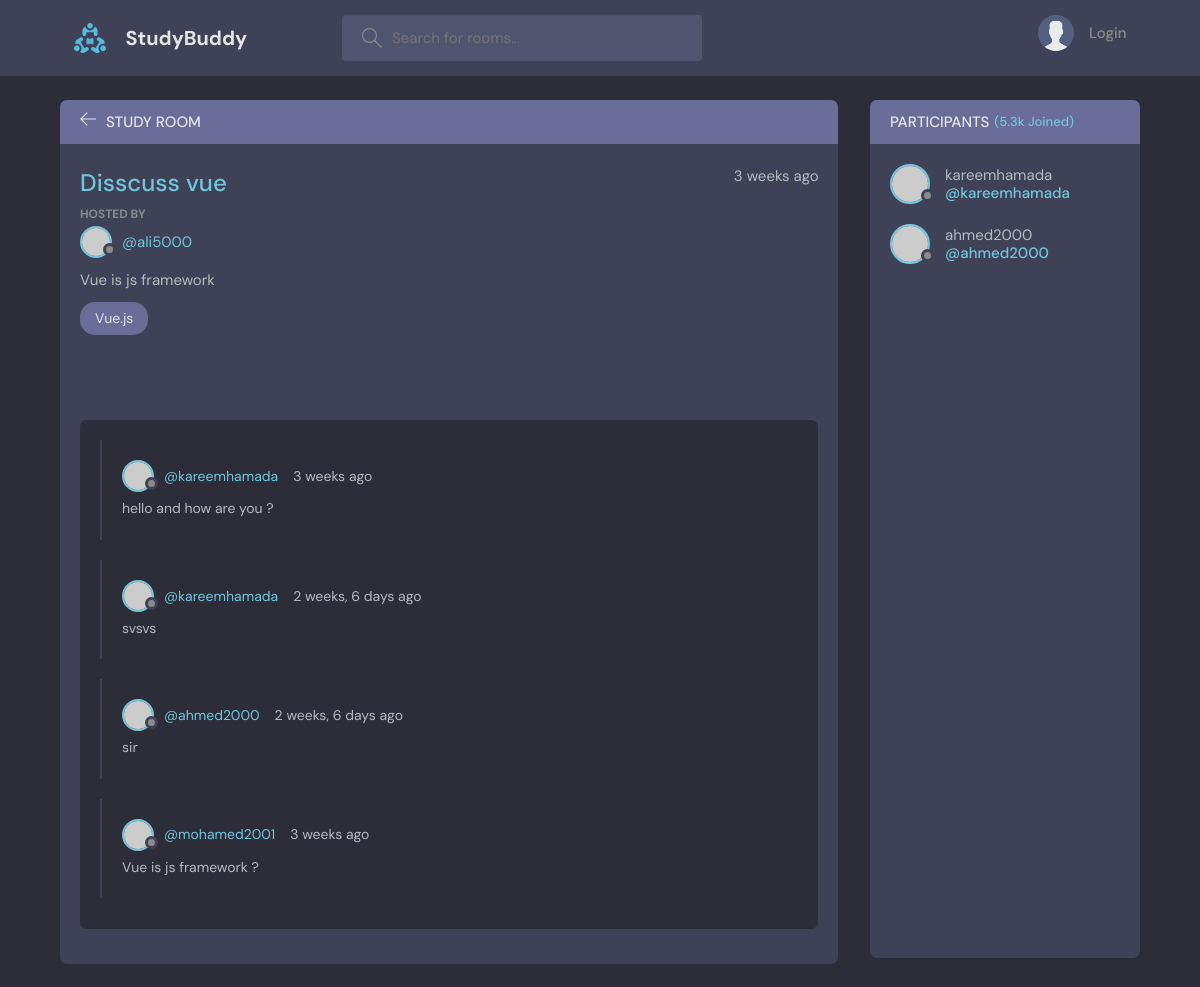
The page /room/4/ on the database its author committed.
### starting/models.py (models this page shows, shortened)
class Room(models.Model):
    host = models.ForeignKey(User,on_delete=models.SET_NULL,null=True)
    topic = models.ForeignKey(Topic,on_delete=models.SET_NULL,null=True)
    participarnts = models.ManyToManyField(User,related_name="participarnts",blank=True)
    name = models.CharField(max_length=200)
    description = models.TextField(null=True,blank=True)
    updated = models.DateTimeField(auto_now=True)
    created = models.DateTimeField(auto_now_add=True)
    class Meta:
        ordering = ['-updated', '-created']

class Topic(models.Model):
    name = models.CharField(max_length=200)

class Mes(models.Model):
    user = models.ForeignKey(User,on_delete=models.CASCADE)
    room = models.ForeignKey(Room,on_delete=models.CASCADE)
    body = models.TextField()
    updated = models.DateTimeField(auto_now=True)
    created = models.DateTimeField(auto_now_add=True)
    class Meta:
        ordering = ['-updated', '-created']

### starting/views.py (the view)
# urls.py: path("room/<str:id>/",views.room,name="room"),
def room(request,id):
    room = Room.objects.get(id=id)
    room_mes = room.mes_set.all()
    participarnts = room.participarnts.all()
    if request.method == "POST":
        message_added = request.POST.get("message")
        if message_added != "":
            Mes.objects.create(user=request.user,room=room,body=message_added)
            room.participarnts.add(request.user)
            return redirect("/room/"+id)
    context = {"room":room,"room_mes":room_mes,"participarnts":participarnts}
    return render(request, 'starting/room.html',context)

### starting/templates/starting/room.html (shortened to what this page needs)
{% extends "main.html" %}
{% block content %}
    <main class="profile-page layout layout--2">
      <div class="container">
        <div class="room">
          <div class="room__top">
            <div class="room__topLeft">
              <a href="{% url 'home' %}">
                <svg version="1.1" xmlns="http://www.w3.org/2000/svg" width="32" height="32" viewBox="0 0 32 32">
                  <title>arrow-left</title>
                  <path
                    d="M13.723 2.286l-13.723 13.714 13.719 13.714 1.616-1.611-10.96-10.96h27.625v-2.286h-27.625l10.965-10.965-1.616-1.607z"
                  ></path>
                </svg>
              </a>
              <h3>Study Room</h3>
            </div>
        </div>
          <div class="room__box scroll">
            <div class="room__header scroll">
              <div class="room__info">
                <h3>{{room.name}}</h3>
                <span>{{room.created | timesince}} ago</span>
              </div>
              <div class="room__hosted">
                <p>Hosted By</p>
                <a href="#" class="room__author">
                  <div class="avatar avatar--small">
                    <img src="https://randomuser.me/api/portraits/men/37.jpg" />
                  </div>
                  <span>@{{room.host}}</span>
                </a>
              </div>
              <div class="room__details">
                {{room.description}}
              </div>
              <span class="room__topics">{{room.topic.name}}</span>
            </div>
            <div class="room__conversation">
              <div class="threads scroll">
                {% for mes in room_mes %}
                    <div class="thread">
                    <div class="thread__top">
                        <div class="thread__author">
                            <a href="{% url 'profile' mes.user.id %}" class="thread__authorInfo">
                                <div class="avatar avatar--small">
                                <img src="https://randomuser.me/api/portraits/men/37.jpg" />
                                </div>
                                <span>@{{mes.user}}</span>
                            </a>
                            <span class="thread__date">{{mes.created | timesince}} ago</span>
                        </div>
                    </div>
                    <div class="thread__details">
                       {{mes.body}}
                    </div>
                    </div>
                {% endfor %}
              </div>
            </div>
          </div>
        </div>
        <div class="participants">
          <h3 class="participants__top">Participants <span>(5.3k Joined)</span></h3>
          <div class="participants__list scroll">
            {% for participarnt in participarnts  %}
                <a href="{% url 'profile' participarnt.id %}" class="participant">
                <div class="avatar avatar--medium">
                    <img src="https://randomuser.me/api/portraits/men/37.jpg" />
                </div>
                <p>
                    {{participarnt.username}}
                    <span>@{{participarnt.username}}</span>
                </p>
                </a>
            {% endfor %}
          </div>
        </div>
      </div>
    </main>
{% endblock %}

### rows shown on the page
Room: name "Disscuss vue", created "3 weeks", host "ali5000", description "Vue is js framework", topic.name "Vue.js"
Mes: user "kareemhamada", created "3 weeks", body "hello and how are you ?"
Mes: user "kareemhamada", created "2 weeks, 6 days", body "svsvs"
Mes: user "ahmed2000", created "2 weeks, 6 days", body "sir"
Mes: user "mohamed2001", created "3 weeks", body "Vue is js framework ?"

### other values the page prints
{{ participarnt.username }} "kareemhamada"
{{ participarnt.username }} "ahmed2000"
